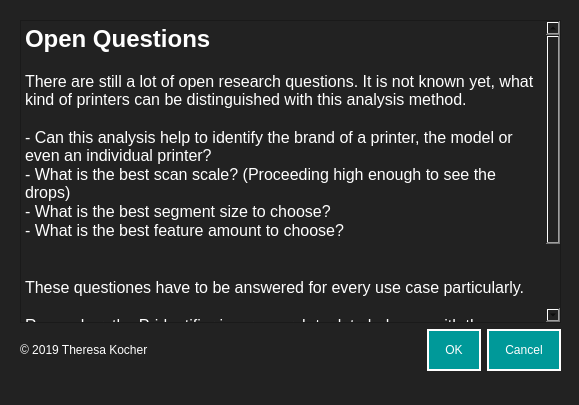
<?xml version="1.0" encoding="UTF-8"?>
<ui version="4.0">
 <class>Dialog</class>
 <widget class="QDialog" name="Dialog">
  <property name="geometry">
   <rect>
    <x>0</x>
    <y>0</y>
    <width>579</width>
    <height>405</height>
   </rect>
  </property>
  <property name="windowTitle">
   <string>Dialog</string>
  </property>
  <property name="styleSheet">
   <string notr="true">background-color: #222222;
</string>
  </property>
  <widget class="QWidget" name="verticalLayoutWidget">
   <property name="geometry">
    <rect>
     <x>20</x>
     <y>20</y>
     <width>541</width>
     <height>351</height>
    </rect>
   </property>
   <layout class="QVBoxLayout" name="verticalLayout">
    <item>
     <layout class="QHBoxLayout" name="horizontalLayout">
      <item>
       <layout class="QHBoxLayout" name="horizontalLayout_2"/>
      </item>
     </layout>
    </item>
    <item>
     <layout class="QHBoxLayout" name="horizontalLayout_4">
      <item>
       <widget class="QTextBrowser" name="textBrowser">
        <property name="styleSheet">
         <string notr="true">color: #fff;
font: 12pt &quot;Helvetica&quot;;
</string>
        </property>
        <property name="html">
         <string>&lt;!DOCTYPE HTML PUBLIC &quot;-//W3C//DTD HTML 4.0//EN&quot; &quot;http://www.w3.org/TR/REC-html40/strict.dtd&quot;&gt;
&lt;html&gt;&lt;head&gt;&lt;meta name=&quot;qrichtext&quot; content=&quot;1&quot; /&gt;&lt;style type=&quot;text/css&quot;&gt;
p, li { white-space: pre-wrap; }
&lt;/style&gt;&lt;/head&gt;&lt;body style=&quot; font-family:'Helvetica'; font-size:12pt; font-weight:400; font-style:normal;&quot;&gt;
&lt;p style=&quot; margin-top:0px; margin-bottom:0px; margin-left:0px; margin-right:0px; -qt-block-indent:0; text-indent:0px;&quot;&gt;&lt;span style=&quot; font-size:18pt; font-weight:600;&quot;&gt;Open Questions&lt;/span&gt;&lt;/p&gt;
&lt;p style=&quot;-qt-paragraph-type:empty; margin-top:0px; margin-bottom:0px; margin-left:0px; margin-right:0px; -qt-block-indent:0; text-indent:0px;&quot;&gt;&lt;br /&gt;&lt;/p&gt;
&lt;p style=&quot; margin-top:0px; margin-bottom:0px; margin-left:0px; margin-right:0px; -qt-block-indent:0; text-indent:0px;&quot;&gt;There are still a lot of open research questions. It is not known yet, what kind of printers can be distinguished with this analysis method. &lt;/p&gt;
&lt;p style=&quot;-qt-paragraph-type:empty; margin-top:0px; margin-bottom:0px; margin-left:0px; margin-right:0px; -qt-block-indent:0; text-indent:0px;&quot;&gt;&lt;br /&gt;&lt;/p&gt;
&lt;p style=&quot; margin-top:0px; margin-bottom:0px; margin-left:0px; margin-right:0px; -qt-block-indent:0; text-indent:0px;&quot;&gt;- Can this analysis help to identify the brand of a printer, the model or even an individual printer? &lt;/p&gt;
&lt;p style=&quot; margin-top:0px; margin-bottom:0px; margin-left:0px; margin-right:0px; -qt-block-indent:0; text-indent:0px;&quot;&gt;- What is the best scan scale? (Proceeding high enough to see the drops)&lt;/p&gt;
&lt;p style=&quot; margin-top:0px; margin-bottom:0px; margin-left:0px; margin-right:0px; -qt-block-indent:0; text-indent:0px;&quot;&gt;- What is the best segment size to choose?&lt;/p&gt;
&lt;p style=&quot; margin-top:0px; margin-bottom:0px; margin-left:0px; margin-right:0px; -qt-block-indent:0; text-indent:0px;&quot;&gt;- What is the best feature amount to choose?&lt;/p&gt;
&lt;p style=&quot;-qt-paragraph-type:empty; margin-top:0px; margin-bottom:0px; margin-left:0px; margin-right:0px; -qt-block-indent:0; text-indent:0px;&quot;&gt;&lt;br /&gt;&lt;/p&gt;
&lt;p style=&quot;-qt-paragraph-type:empty; margin-top:0px; margin-bottom:0px; margin-left:0px; margin-right:0px; -qt-block-indent:0; text-indent:0px;&quot;&gt;&lt;br /&gt;&lt;/p&gt;
&lt;p style=&quot; margin-top:0px; margin-bottom:0px; margin-left:0px; margin-right:0px; -qt-block-indent:0; text-indent:0px;&quot;&gt;These questiones have to be answered for every use case particularly.&lt;/p&gt;
&lt;p style=&quot;-qt-paragraph-type:empty; margin-top:0px; margin-bottom:0px; margin-left:0px; margin-right:0px; -qt-block-indent:0; text-indent:0px;&quot;&gt;&lt;br /&gt;&lt;/p&gt;
&lt;p style=&quot; margin-top:0px; margin-bottom:0px; margin-left:0px; margin-right:0px; -qt-block-indent:0; text-indent:0px;&quot;&gt;Remember, the Pridentifier is a research tool, to help you with these questions. But you need to do your own research investigations. The more data (experiments) the better.&lt;/p&gt;
&lt;p style=&quot;-qt-paragraph-type:empty; margin-top:0px; margin-bottom:0px; margin-left:0px; margin-right:0px; -qt-block-indent:0; text-indent:0px;&quot;&gt;&lt;br /&gt;&lt;/p&gt;
&lt;p style=&quot; margin-top:0px; margin-bottom:0px; margin-left:0px; margin-right:0px; -qt-block-indent:0; text-indent:0px;&quot;&gt;Good luck!&lt;/p&gt;&lt;/body&gt;&lt;/html&gt;</string>
        </property>
       </widget>
      </item>
     </layout>
    </item>
    <item>
     <layout class="QHBoxLayout" name="horizontalLayout_3">
      <item>
       <widget class="QLabel" name="label">
        <property name="styleSheet">
         <string notr="true">color: #fff;
font: 12pt &quot;Helvetica&quot;;
</string>
        </property>
        <property name="text">
         <string>© 2019 Theresa Kocher</string>
        </property>
       </widget>
      </item>
      <item>
       <widget class="QDialogButtonBox" name="buttonBox">
        <property name="styleSheet">
         <string notr="true">QPushButton {
background-color: #009999;
padding: 12px 16px;
border: 2px solid #fff;
color: #fff;
font: Helvetica;
}
QPushButton:hover {
	background-color: #75bdc3;
}</string>
        </property>
        <property name="orientation">
         <enum>Qt::Horizontal</enum>
        </property>
        <property name="standardButtons">
         <set>QDialogButtonBox::Cancel|QDialogButtonBox::Ok</set>
        </property>
       </widget>
      </item>
     </layout>
    </item>
   </layout>
  </widget>
 </widget>
 <resources/>
 <connections>
  <connection>
   <sender>buttonBox</sender>
   <signal>rejected()</signal>
   <receiver>Dialog</receiver>
   <slot>reject()</slot>
   <hints>
    <hint type="sourcelabel">
     <x>449</x>
     <y>347</y>
    </hint>
    <hint type="destinationlabel">
     <x>387</x>
     <y>381</y>
    </hint>
   </hints>
  </connection>
  <connection>
   <sender>buttonBox</sender>
   <signal>accepted()</signal>
   <receiver>Dialog</receiver>
   <slot>reject()</slot>
   <hints>
    <hint type="sourcelabel">
     <x>516</x>
     <y>345</y>
    </hint>
    <hint type="destinationlabel">
     <x>531</x>
     <y>379</y>
    </hint>
   </hints>
  </connection>
 </connections>
</ui>
